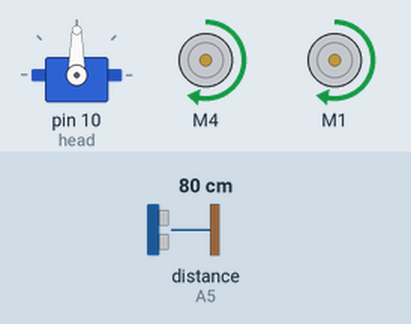
Simulated run of this sketch. Board: Arduino Uno, built with avr-gcc and run on an emulated ATmega328P. Shown: servo, 2 × DC motor (green arrow = forward, orange = backward, longer = faster). Wiring (inferred from the names in the program): ultrasonic range finder: trigger A4; echo A5. Inputs (shaded band) come from the test bench; at power-on: distance to the obstacle (sensor on A5) 80 cm. The echo pulse lasts 58.3 µs per cm.

Above: at 3.2 s.
3.3 s: distance to the obstacle (sensor on A5) set to 2 cm
At 4.9 s:
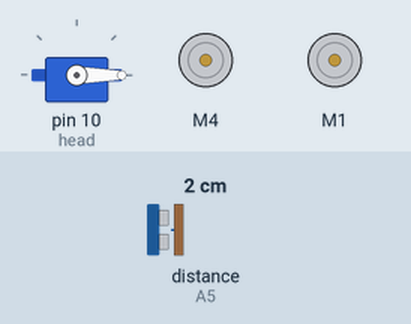
6.3 s: distance to the obstacle (sensor on A5) set to 45 cm
8.9 s: distance to the obstacle (sensor on A5) set to 55 cm
11.9 s: distance to the obstacle (sensor on A5) set to 4 cm
At 12.8 s:
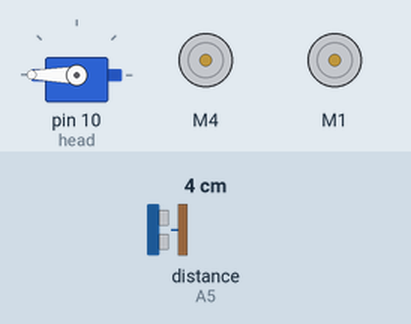
14.9 s: distance to the obstacle (sensor on A5) set to 60 cm
At 15.5 s:
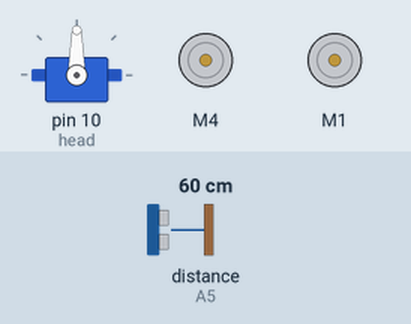
17.9 s: distance to the obstacle (sensor on A5) set to 9 cm
At 20.82 s:
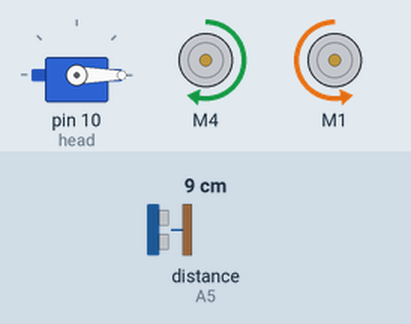
Timing chart, 0 to 21.9 s (numbered marks = the images above; inputs shaded):
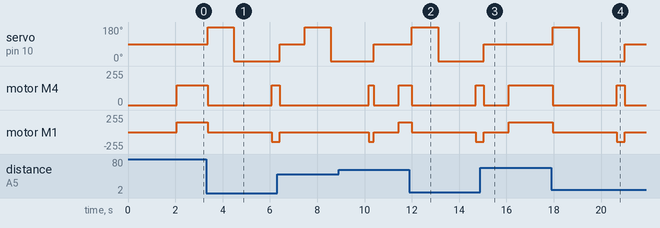

The sketch:

Robot_Max.ino
```cpp
#include <Servo.h>
#include <AFMotor.h>


const int TRIGGER_PIN = A4;
const int ECHO_PIN = A5;
float duration;
float distance;

const int SUPERSPEED = 150;
const int TURN_DELAY = 210;
float left_distance = 0;
float right_distance = 0;
int i = 0;

//instansiate
Servo head;
AF_DCMotor motor_left(4,MOTOR34_1KHZ);
AF_DCMotor motor_right(1,MOTOR12_1KHZ);


void setup() {
  // put your setup code here, to run once:
  // sonar sesor
  pinMode(TRIGGER_PIN, OUTPUT);
  pinMode(ECHO_PIN, INPUT);
  Serial.begin(9600);

  //servo setup
  head.attach(10);
  look_forward();
  delay(1000);
  check_distance();
  delay(1000);
}

void loop() {

  //check distance
  distance = check_distance();
  delay(50);

  if (distance < 50)
  {
    robot_stop();
    look_left();
    delay(1000);
    left_distance = check_distance();
    delay(100);

    look_right();
    delay(1500);
    right_distance = check_distance();
    delay(100);

    if ( (left_distance > 50) || (right_distance > 50))
    {
      if (left_distance > right_distance)
      {
        robot_turn_left();
      }
      else if (right_distance > left_distance)
      {
        robot_turn_right();
      }
    }
    else
    {
      robot_turn_180();
    }

    look_forward();
    delay(1000);
  }
  else
  {
    robot_forward();
  }

}
//======================================================================
float check_distance()
{
  float sonar_distance;

  digitalWrite(TRIGGER_PIN, LOW);
  delayMicroseconds(2);
  digitalWrite(TRIGGER_PIN, HIGH);
  delayMicroseconds(10);
  digitalWrite(TRIGGER_PIN, LOW);

  duration = pulseIn(ECHO_PIN, HIGH);
  sonar_distance = (duration*.0343)/2;
  //Serial.print("Distance: ");
  //Serial.println(sonar_distance);
  //delay(10);
  return sonar_distance;
}
//======================================================================
void look_forward()
{
  head.write(90);
}

//======================================================================
void look_left()
{
  head.write(180);
}
//======================================================================
void look_right()
{
  head.write(0);
}
//======================================================================
void robot_stop()
{
  for (i = SUPERSPEED; i > 0 ; i -=1)
  {
    motor_left.setSpeed(i);
    motor_right.setSpeed(i);
  }
  motor_left.run(RELEASE);
  motor_right.run(RELEASE);
}
//======================================================================
void robot_forward()
{
  motor_left.run(FORWARD);
  motor_right.run(FORWARD);
  for (i = 0; i < SUPERSPEED; i +=1)
  {
    motor_left.setSpeed(i);
    motor_right.setSpeed(i);
  }
}
//======================================================================
void robot_backward()
{
  motor_left.run(BACKWARD);
  motor_right.run(BACKWARD);
  for (i = 0; i < SUPERSPEED; i +=1)
  {
    motor_left.setSpeed(i);
    motor_right.setSpeed(i);
  }
}
//======================================================================
void robot_turn_left()
{
  motor_left.run(BACKWARD);
  motor_right.run(FORWARD);
  for (i = 0; i < SUPERSPEED; i +=1)
  {
    motor_left.setSpeed(i);
    motor_right.setSpeed(i);
  }
  delay(TURN_DELAY);
  robot_stop();
}
//======================================================================
void robot_turn_right()
{
  motor_left.run(FORWARD);
  motor_right.run(BACKWARD);
  for (i = 0; i < SUPERSPEED; i +=1)
  {
    motor_left.setSpeed(i);
    motor_right.setSpeed(i);
  }
  delay(TURN_DELAY);
  robot_stop();
}
//======================================================================
void robot_turn_180()
{
  motor_left.run(FORWARD);
  motor_right.run(BACKWARD);
  for (i = 0; i < SUPERSPEED; i +=1)
  {
    motor_left.setSpeed(i);
    motor_right.setSpeed(i);
  }
  delay(TURN_DELAY * 1.6);
  robot_stop();
}
```

Measured:
- after the input at 3.3 s, servo on pin 10 (head): 90° → 180° after 0.08 s, → 0° 1.1 s later; motor M4: forward 149/255 → stopped after 0.08 s, → forward 149/255 2.7 s later; motor M1: forward 149/255 → stopped after 0.08 s, → backward 149/255 2.7 s later
- after the input at 11.9 s, servo on pin 10 (head): 90° → 180° after 0.11 s, → 0° 1.1 s later; motor M4: forward 149/255 → stopped after 0.11 s, → forward 149/255 2.7 s later; motor M1: forward 149/255 → stopped after 0.11 s, → backward 149/255 2.7 s later
- after the input at 14.9 s, servo on pin 10 (head): goes on until 15.0 s, then stays 90°
- after the input at 17.9 s, servo on pin 10 (head): 90° → 180° after 0.05 s, → 0° 1.1 s later, → 90° 1.9 s later; motor M4: forward 149/255 → stopped after 0.05 s, → forward 149/255 2.7 s later, → stopped 0.34 s later; motor M1: forward 149/255 → stopped after 0.05 s, → backward 149/255 2.7 s later, → stopped 0.34 s later
